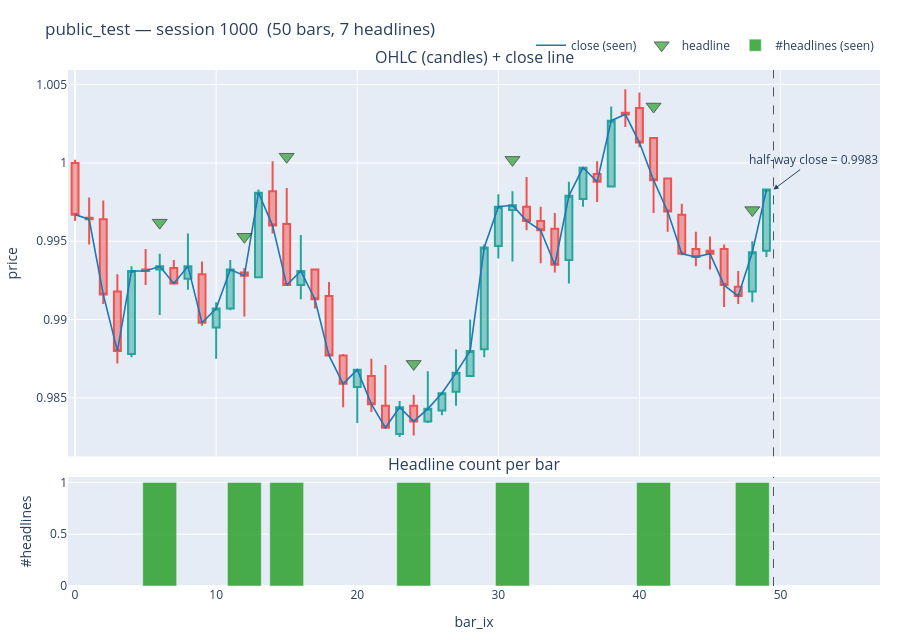

Write notebook code for a chart like this one.
### Code cell
# A public-test session (only seen half)
plot_session('public_test', 1000).show()

### Figure 1 — Plotly figure (JSON) as saved in the notebook; plotly's stock layout.template omitted (floating-point values rounded to 4 significant figures)
{"data": [{"close": [0.9967, 0.9964, 0.9916, 0.988, 0.9931, 0.9931, 0.9934, 0.9923, 0.9934, 0.9898, 0.9907, 0.9932, 0.9928, 0.9981, 0.996, 0.9922, 0.9931, 0.9913, 0.9877, 0.9859, 0.9868, 0.9846, 0.9831, 0.9844, 0.9835, 0.9843, 0.9853, 0.9866, 0.988, 0.9946, 0.9972, 0.9973, 0.9963, 0.9957, 0.9935, 0.9979, 0.9997, 0.9988, 1.003, 1.003, 1.001, 0.9989, 0.9969, 0.9942, 0.994, 0.9942, 0.9922, 0.9915, 0.9943, 0.9983], "decreasing": {"line": {"color": "#ef5350"}}, "high": [1.0, 0.9978, 0.9976, 0.9929, 0.9934, 0.9945, 0.9942, 0.9938, 0.9955, 0.9937, 0.9911, 0.9938, 0.9933, 0.9983, 1.0, 0.9984, 0.9954, 0.9932, 0.9924, 0.9878, 0.9868, 0.9875, 0.9871, 0.9848, 0.9852, 0.9867, 0.9854, 0.9881, 0.99, 0.9948, 0.998, 0.9982, 0.9991, 0.9972, 0.9968, 0.9988, 0.9997, 1.0, 1.004, 1.005, 1.004, 1.002, 0.999, 0.9974, 0.9956, 0.9953, 0.9948, 0.9931, 0.995, 0.9983], "increasing": {"line": {"color": "#26a69a"}}, "low": [0.9963, 0.9948, 0.991, 0.9872, 0.9876, 0.9922, 0.9903, 0.9923, 0.9919, 0.9896, 0.9875, 0.9906, 0.9902, 0.9927, 0.9955, 0.9922, 0.9913, 0.9907, 0.9877, 0.9844, 0.9834, 0.9841, 0.9831, 0.9825, 0.9826, 0.9834, 0.9839, 0.9845, 0.9864, 0.9876, 0.9939, 0.9937, 0.9957, 0.9936, 0.993, 0.9923, 0.9972, 0.9975, 0.9985, 1.002, 1.001, 0.9968, 0.9956, 0.9941, 0.9934, 0.9932, 0.9908, 0.991, 0.9911, 0.994], "name": "OHLC", "open": [1.0, 0.9965, 0.9964, 0.9918, 0.9878, 0.9932, 0.9932, 0.9933, 0.9926, 0.9929, 0.9895, 0.9907, 0.993, 0.9927, 0.9982, 0.9961, 0.9922, 0.9932, 0.9915, 0.9877, 0.9857, 0.9864, 0.9845, 0.9827, 0.9845, 0.9835, 0.9842, 0.9854, 0.9864, 0.9881, 0.9947, 0.997, 0.9972, 0.9963, 0.9958, 0.9938, 0.9977, 0.9993, 0.9985, 1.003, 1.004, 1.002, 0.999, 0.9967, 0.9945, 0.9944, 0.9945, 0.9921, 0.9918, 0.9944], "showlegend": false, "type": "candlestick", "x": [0, 1, 2, 3, 4, 5, 6, 7, 8, 9, 10, 11, 12, 13, 14, 15, 16, 17, 18, 19, 20, 21, 22, 23, 24, 25, 26, 27, 28, 29, 30, 31, 32, 33, 34, 35, 36, 37, 38, 39, 40, 41, 42, 43, 44, 45, 46, 47, 48, 49], "xaxis": "x", "yaxis": "y"}, {"hovertemplate": "bar %{x}<br>close %{y:.4f}<extra></extra>", "line": {"color": "#1f77b4", "width": 1.6}, "mode": "lines", "name": "close (seen)", "type": "scatter", "x": [0, 1, 2, 3, 4, 5, 6, 7, 8, 9, 10, 11, 12, 13, 14, 15, 16, 17, 18, 19, 20, 21, 22, 23, 24, 25, 26, 27, 28, 29, 30, 31, 32, 33, 34, 35, 36, 37, 38, 39, 40, 41, 42, 43, 44, 45, 46, 47, 48, 49], "xaxis": "x", "y": [0.9967, 0.9964, 0.9916, 0.988, 0.9931, 0.9931, 0.9934, 0.9923, 0.9934, 0.9898, 0.9907, 0.9932, 0.9928, 0.9981, 0.996, 0.9922, 0.9931, 0.9913, 0.9877, 0.9859, 0.9868, 0.9846, 0.9831, 0.9844, 0.9835, 0.9843, 0.9853, 0.9866, 0.988, 0.9946, 0.9972, 0.9973, 0.9963, 0.9957, 0.9935, 0.9979, 0.9997, 0.9988, 1.003, 1.003, 1.001, 0.9989, 0.9969, 0.9942, 0.994, 0.9942, 0.9922, 0.9915, 0.9943, 0.9983], "yaxis": "y"}, {"hovertemplate": "%{text}<extra></extra>", "marker": {"color": ["#2ca02c", "#2ca02c", "#2ca02c", "#2ca02c", "#2ca02c", "#2ca02c", "#2ca02c"], "line": {"color": "black", "width": 0.8}, "size": [13, 13, 13, 13, 13, 13, 13], "symbol": "triangle-down"}, "mode": "markers", "name": "headline", "text": ["<b>bar 6</b> (×1 headlines)<br>• Yorval Partners completes planned facility upgrade in Latin<br>America", "<b>bar 12</b> (×1 headlines)<br>• Yorval Partners secures $500M contract with a major<br>logistics provider", "<b>bar 15</b> (×1 headlines)<br>• Yorval Partners completes planned facility upgrade in Asia<br>Pacific", "<b>bar 24</b> (×1 headlines)<br>• Ilval Financial explores strategic alternatives for supply<br>chain optimization unit", "<b>bar 31</b> (×1 headlines)<br>• Kelvos Resources secures $120M contract with a top-tier<br>research institute", "<b>bar 41</b> (×1 headlines)<br>• Wrelal Financial loses key contract in Scandinavia to<br>competitor", "<b>bar 48</b> (×1 headlines)<br>• Ilval Financial Chief Strategy Officer addresses investor<br>concerns in open letter"], "type": "scatter", "x": [6, 12, 15, 24, 31, 41, 48], "xaxis": "x", "y": [0.9962, 0.9953, 1.0, 0.9872, 1.0, 1.004, 0.997], "yaxis": "y"}, {"hovertemplate": "bar %{x}<br>%{y} headline(s)<extra></extra>", "marker": {"color": "#2ca02c"}, "name": "#headlines (seen)", "opacity": 0.85, "type": "bar", "x": [6, 12, 15, 24, 31, 41, 48], "xaxis": "x2", "y": [1, 1, 1, 1, 1, 1, 1], "yaxis": "y2"}], "layout": {"annotations": [{"font": {"size": 16}, "showarrow": false, "text": "OHLC (candles) + close line", "x": 0.5, "xanchor": "center", "xref": "paper", "y": 1, "yanchor": "bottom", "yref": "paper"}, {"font": {"size": 16}, "showarrow": false, "text": "Headline count per bar", "x": 0.5, "xanchor": "center", "xref": "paper", "y": 0.2112, "yanchor": "bottom", "yref": "paper"}, {"arrowhead": 2, "ax": 40, "ay": -30, "showarrow": true, "text": "half-way close = 0.9983", "x": 49.5, "xref": "x", "y": 0.9983, "yref": "y"}], "height": 640, "legend": {"orientation": "h", "x": 1, "xanchor": "right", "y": 1.02, "yanchor": "bottom"}, "margin": {"b": 40, "l": 50, "r": 20, "t": 70}, "shapes": [{"line": {"color": "#555", "dash": "dash", "width": 1}, "type": "line", "x0": 49.5, "x1": 49.5, "xref": "x", "y0": 0, "y1": 1, "yref": "y domain"}, {"line": {"color": "#555", "dash": "dash", "width": 1}, "type": "line", "x0": 49.5, "x1": 49.5, "xref": "x2", "y0": 0, "y1": 1, "yref": "y2 domain"}], "title": {"text": "public_test — session 1000  (50 bars, 7 headlines)"}, "xaxis": {"anchor": "y", "domain": [0, 1], "matches": "x2", "rangeslider": {"visible": false}, "showticklabels": false}, "xaxis2": {"anchor": "y2", "domain": [0, 1], "title": {"text": "bar_ix"}}, "yaxis": {"anchor": "x", "domain": [0.2512, 1], "title": {"text": "price"}}, "yaxis2": {"anchor": "x2", "domain": [0, 0.2112], "title": {"text": "#headlines"}}}}
